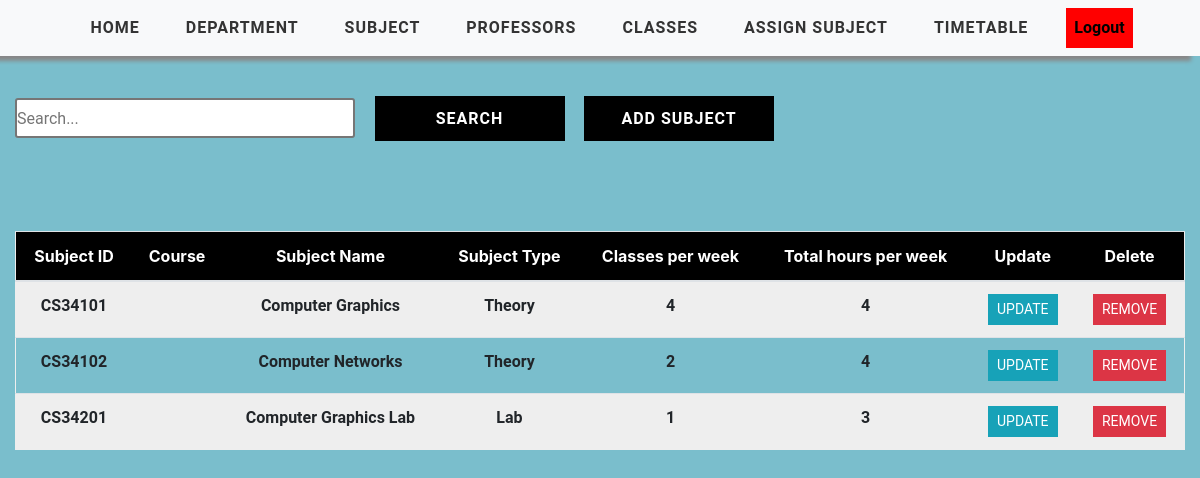
The app's page /course_view/ (signed in), older data.
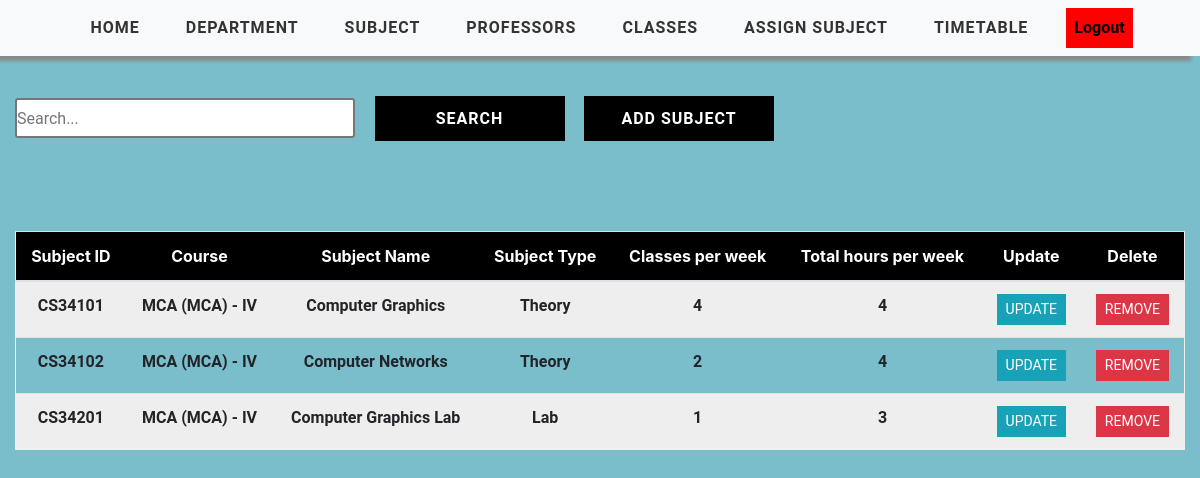
The same page, newer data.
### timetableapp/models.py (models this page shows, shortened)
class Course(models.Model):
    COURSE_TYPE = (
        ('Theory', 'Theory'),
        ('Lab', 'Lab')
    )
    user = models.ForeignKey(User, on_delete=models.CASCADE, null=True, blank=True)
    department = models.ForeignKey(Department, on_delete=models.CASCADE)
    course_id = models.CharField(max_length=1000)
    course_name = models.CharField(max_length=1000)
    course_type = models.CharField(max_length=200, choices=COURSE_TYPE)
    credit_hours = models.PositiveIntegerField()
    contact_hours = models.PositiveIntegerField()
    class Meta:
        unique_together = ('user','course_id')

class Department(models.Model):
    SEMESTER = (
    ('I' ,'I'),
    ('II' ,'II'),
    ('III' ,'III'),
    ('IV' ,'IV'),
    ('V' ,'V'),
    ('VI' ,'VI'),
    ('VII' ,'VII'),
    ('VIII' ,'VIII'),
    )
    BRANCH_NAME = (
    ('B.Tech' ,'B.Tech'),
    ('MCA' ,'MCA'),
    )
    DEPARTMENT_NAME = (
    ('MCA' ,'MCA'),
    ('CSE' ,'CSE'),
    ('ECE' ,'ECE'),
    ('CHE' ,'CHE'),
    )
    user = models.ForeignKey(User, on_delete=models.CASCADE, null=True, blank=True)
    branch_name=models.CharField(max_length=200, choices=BRANCH_NAME)
    department_name=models.CharField(max_length=200, choices=DEPARTMENT_NAME)
    semester = models.CharField(max_length=200, choices=SEMESTER)
    students_length=models.IntegerField(default=100)
    class Meta:
        unique_together = ('department_name','branch_name','semester')
    def __str__(self):
        return f"{self.branch_name} ({self.department_name}) - {self.semester}"

### timetableapp/views.py (the view)
# urls.py: path('course_view/', views.CourseTable, name='course_view'),
@login_required(login_url='login')
def CourseTable(request):
    course = Course.objects.filter(user=request.user)
    context = {'course': course}
    return render(request, 'timetableapp/CourseTable.html', context)

### timetableapp/templates/timetableapp/CourseTable.html
{% extends 'timetableapp/main.html' %}
{% load static %}
{% block content %}
<div class="viewcontainer">
<div class="container-fluid">
    <div class="search">
        <input type="text" class="searchbox" placeholder="Search...">
        <input type="submit" value="Search" class="searchButton">
        <a href="{% url 'add-course' %}"><button class="searchButton">Add Subject </button></a>
    </div>
        <table class="table  text-center">
            <thead class="table-header" style="color: white;">
			<tr>
                <div class="header__item filter__link"  >
                   <th scope="col" class="text-center" >Subject ID</th>
                </div>
                <div class="header__item filter__link" >
                    <th class="text-center" scope="col" >Course</th>
                 </div>
                <div class="header__item filter__link" >
                  <th class="text-center" scope="col" >Subject Name</th>
                </div>
                <div class="header__item filter__link" >
                   <th class="text-center" scope="col" >Subject Type</th>
                </div>
                <div class="header__item filter__link"  >
                   <th class="text-center" scope="col" >Classes per week</th>
                </div>
                <div class="header__item filter__link" >
                   <th class="text-center" scope="col" >Total hours per week</th>
                </div>
                <div class="header__item filter__link" >
                    <th class="text-center" scope="col" > Update</th>
                </div>
                <div class="header__item filter__link" >
                     <th class="text-center" scope="col" >Delete</th>
                </div>
			</tr>
            </thead>
			<tbody class="tab-content">
                {% for corse in course %}
				<tr class="table-row text-center">
                        <th scope="row" class="table-data">{{ corse.course_id }}</th>
                        <th scope="row" class="table-data">{{ corse.department }}</th>
						<th scope="row" class="table-data"  >{{ corse.course_name }}</th>
						<th scope="row" class="table-data"> {{ corse.course_type}}</th>
						<th scope="row" class="table-data"> {{ corse.credit_hours}}</th>
                        <th scope="row" class="table-data"> {{ corse.contact_hours}}</th>
                        <th scope="row" class="table-data"> <a href="{% url 'update-course' corse.course_id %}" class="btn btn-sm btn-info">Update</a></th>
                        <th scope="row" class="table-data"> <a href="{% url 'delete-course' corse.course_id %}" class="btn btn-sm btn-danger" >Remove</a></th>
				</tr>
                {% endfor %}
            </tbody>
        </table>
    </div>
</div>
{% endblock %}

### timetableapp/templates/timetableapp/main.html (shortened to what this page needs)
<!DOCTYPE html>
<html lang="en">
<head>
    {% load static %}
	<link href="{% static 'css/style.css' %}" rel="stylesheet">
    <link href="{% static 'css/tables.css' %}" rel="stylesheet">
    <link href="{% static 'css/add.css' %}" rel="stylesheet">
    <link href="{% static 'css/nav.css' %}" rel="stylesheet">
    <link rel="stylesheet" href="https://maxcdn.bootstrapcdn.com/bootstrap/4.5.0/css/bootstrap.min.css">
    <link rel="stylesheet" href="https://stackpath.bootstrapcdn.com/font-awesome/4.7.0/css/font-awesome.min.css">
    <link rel="stylesheet" src="extensions/sticky-header/bootstrap-table-sticky-header.css">
</head>
<body>
    <nav id="header"  class="navbar navbar-expand-lg navbar-light bg-light">
        <div class="container-fluid">
            <div class="collapse navbar-collapse collapse" data-toggle="collapse" aria-expanded="false"  id="navbarSupportedContent">
                <ul class="nav navbar-nav" style="padding-top: 0;">
                    <li class="nav-item text-center active">
                        <a class="nav-link link" href="{% url 'home' %}">Home</a>
                    </li>
                    <li class="nav-item text-center active">
                        <a class="nav-link link" href="{% url 'add-department' %}">Department</a>
                    </li>
                    <li class="nav-item text-center">
                        <a class="nav-link link" href="{% url 'add-course' %}">Subject</a>
                    </li>
                    <li class="nav-item text-center">
                        <a class="nav-link link" href="{% url 'add-professor' %}">Professors</a>
                    </li>
                    <li class="nav-item text-center">
                        <a class="nav-link link" href="{% url 'add-class' %}">Classes</a>
                    </li>
                    <li class="nav-item text-center">
                        <a class="nav-link link" href="{% url 'add-classcourse' %}">Assign Subject</a>
                    </li>
                    <li class="nav-item text-center">
                        <a class="nav-link link" href="{% url 'class_view' %}">Timetable</a>
                    </li>
                    <li class="nav-item text-center">
                        <a class="nav-link" href="{% url 'logout' %}" style="background-color: red; color: black;">
                            Logout
                        </a>
                    </li>
                </ul>
            </div>
        </div>
    </nav>
    {% block content %}
    {% endblock %}
</body>
</html>

### static/css/style.css (style rules this page uses)
a { cursor: pointer; }
#header { width: 100%; background:#fff; box-shadow:-9px 5px 4px #888888 !important; overflow:auto; position: sticky; top: 0; }
#header ul { padding:33px 0 0 45px; }
#header li { list-style:none; margin-right:30px; }
#header li a.link { font-weight:700; color:#333; font-size: 16px; text-decoration:none; text-transform:uppercase; letter-spacing:1px; }

### static/css/tables.css (style rules this page uses)
*, *:before, *:after { box-sizing: border-box; }
body { font-family: "Roboto", sans-serif; margin: 0; background-color: white; }
.table { border: 1px solid #eeeeee; overflow-y: auto; overflow-x: auto; overflow-style: marquee-line; height: max-content; }
.table-header { width: 100%; background: #000; padding: 18px 0; position: sticky; top: 0; }
.table-row { width: 100%; padding: 18px 0; }
.table-row:nth-of-type(odd) { background: #eeeeee; }
.table-data, .header__item { flex: 1 1 20%; text-align: center; font-family: Roboto, sans-serif; font-weight: bold; }
.header__item { text-transform: uppercase; }
.filter__link { color: white; text-decoration: none; position: relative; display: inline-block; padding-left: 24px; padding-right: 24px; }
.filter__link::after { content: ""; position: absolute; right: -18px; color: white; font-size: 12px; top: 50%; transform: translateY(-50%); }
.btn { border-radius: 0 !important; font-family: Roboto, sans-serif !important; text-transform: uppercase; }
.search { display: inline-block; }
.searchbox { width: 340px; height: 40px; border-style: solid; border-radius: 3px; font-family: Roboto, sans-serif; text-align: justify; }
.searchButton { width: 190px; height: 45px ; font-family: Roboto, sans-serif; text-transform: uppercase; letter-spacing: 1px; font-weight: bolder; color: white ; background: black; margin-left: 15px; margin-top: 40px; border-color: black ; border-radius: 0 ; border-style: solid; border-width: 3px ; }

### static/css/add.css (style rules this page uses)
* { margin:0; padding:0; box-sizing: border-box; }
.viewcontainer { background-color: #7abecc; min-height: 100vh; }
.container-fluid { display: flex; flex-direction: column; gap:10px; }

### static/css/nav.css (style rules this page uses)
* { margin:0; padding:0; box-sizing: border-box; }
.navbar { padding: 15px 10px; background: #fff; display: flex; justify-content: space-between; border: none; border-radius: 0; box-shadow: 1px 1px 3px rgba(0, 0, 0, 0.1); }
.navbar-nav { display: flex; align-items: center; align-items: center; }
.nav-item { font-family: Roboto, sans-serif !important; font-weight: bold; text-transform: capitalize; }

Row changes from the older to the newer data that the page shows:
changed Course "CS34101": department (not shown) → "MCA (MCA) - IV"
changed Course "CS34102": department (not shown) → "MCA (MCA) - IV"
changed Course "CS34201": department (not shown) → "MCA (MCA) - IV"
